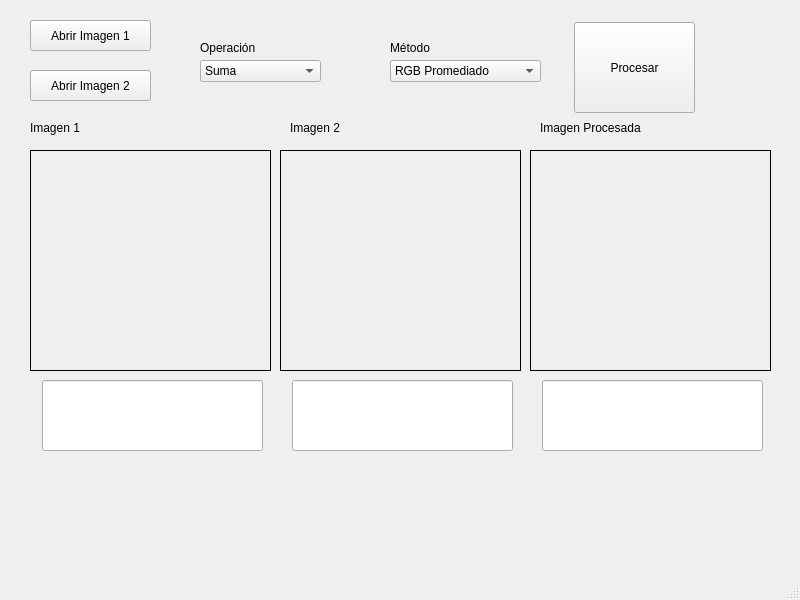
<?xml version="1.0" encoding="UTF-8"?>
<ui version="4.0">
 <class>MainWindow</class>
 <widget class="QMainWindow" name="MainWindow">
  <property name="geometry">
   <rect>
    <x>0</x>
    <y>0</y>
    <width>800</width>
    <height>600</height>
   </rect>
  </property>
  <property name="windowTitle">
   <string>Operaciones Aritméticas</string>
  </property>
  <widget class="QWidget" name="centralwidget">
   <widget class="QPushButton" name="procesar">
    <property name="geometry">
     <rect>
      <x>574</x>
      <y>22</y>
      <width>121</width>
      <height>91</height>
     </rect>
    </property>
    <property name="text">
     <string>Procesar</string>
    </property>
   </widget>
   <widget class="QPushButton" name="path_im1">
    <property name="geometry">
     <rect>
      <x>30</x>
      <y>20</y>
      <width>121</width>
      <height>31</height>
     </rect>
    </property>
    <property name="text">
     <string>Abrir Imagen 1</string>
    </property>
   </widget>
   <widget class="QPushButton" name="path_im2">
    <property name="geometry">
     <rect>
      <x>30</x>
      <y>70</y>
      <width>121</width>
      <height>31</height>
     </rect>
    </property>
    <property name="text">
     <string>Abrir Imagen 2</string>
    </property>
   </widget>
   <widget class="QComboBox" name="metodo">
    <property name="geometry">
     <rect>
      <x>390</x>
      <y>60</y>
      <width>151</width>
      <height>22</height>
     </rect>
    </property>
    <item>
     <property name="text">
      <string>RGB Promediado</string>
     </property>
    </item>
    <item>
     <property name="text">
      <string>RGB Clampeado</string>
     </property>
    </item>
    <item>
     <property name="text">
      <string>YIQ Promediado</string>
     </property>
    </item>
    <item>
     <property name="text">
      <string>YIQ Clampeado</string>
     </property>
    </item>
    <item>
     <property name="text">
      <string>If Darker/ If lighter</string>
     </property>
    </item>
   </widget>
   <widget class="QComboBox" name="comboBox_2">
    <property name="geometry">
     <rect>
      <x>200</x>
      <y>60</y>
      <width>121</width>
      <height>22</height>
     </rect>
    </property>
    <item>
     <property name="text">
      <string>Suma</string>
     </property>
    </item>
    <item>
     <property name="text">
      <string>Resta</string>
     </property>
    </item>
   </widget>
   <widget class="QLabel" name="label">
    <property name="geometry">
     <rect>
      <x>200</x>
      <y>40</y>
      <width>71</width>
      <height>16</height>
     </rect>
    </property>
    <property name="text">
     <string>Operación</string>
    </property>
   </widget>
   <widget class="QLabel" name="label_2">
    <property name="geometry">
     <rect>
      <x>390</x>
      <y>40</y>
      <width>71</width>
      <height>16</height>
     </rect>
    </property>
    <property name="text">
     <string>Método</string>
    </property>
   </widget>
   <widget class="QLabel" name="imageLbl">
    <property name="geometry">
     <rect>
      <x>30</x>
      <y>150</y>
      <width>241</width>
      <height>221</height>
     </rect>
    </property>
    <property name="frameShape">
     <enum>QFrame::Box</enum>
    </property>
    <property name="text">
     <string/>
    </property>
   </widget>
   <widget class="QLabel" name="imageLbl_2">
    <property name="geometry">
     <rect>
      <x>280</x>
      <y>150</y>
      <width>241</width>
      <height>221</height>
     </rect>
    </property>
    <property name="frameShape">
     <enum>QFrame::Box</enum>
    </property>
    <property name="text">
     <string/>
    </property>
   </widget>
   <widget class="QLabel" name="imageLbl_3">
    <property name="geometry">
     <rect>
      <x>530</x>
      <y>150</y>
      <width>241</width>
      <height>221</height>
     </rect>
    </property>
    <property name="frameShape">
     <enum>QFrame::Box</enum>
    </property>
    <property name="text">
     <string/>
    </property>
   </widget>
   <widget class="QLabel" name="label_3">
    <property name="geometry">
     <rect>
      <x>30</x>
      <y>120</y>
      <width>71</width>
      <height>16</height>
     </rect>
    </property>
    <property name="text">
     <string>Imagen 1</string>
    </property>
   </widget>
   <widget class="QLabel" name="label_4">
    <property name="geometry">
     <rect>
      <x>290</x>
      <y>120</y>
      <width>71</width>
      <height>16</height>
     </rect>
    </property>
    <property name="text">
     <string>Imagen 2</string>
    </property>
   </widget>
   <widget class="QLabel" name="label_5">
    <property name="geometry">
     <rect>
      <x>540</x>
      <y>120</y>
      <width>171</width>
      <height>16</height>
     </rect>
    </property>
    <property name="text">
     <string>Imagen Procesada</string>
    </property>
   </widget>
   <widget class="QLineEdit" name="lineEdit">
    <property name="geometry">
     <rect>
      <x>42</x>
      <y>380</y>
      <width>221</width>
      <height>71</height>
     </rect>
    </property>
   </widget>
   <widget class="QLineEdit" name="lineEdit_2">
    <property name="geometry">
     <rect>
      <x>292</x>
      <y>380</y>
      <width>221</width>
      <height>71</height>
     </rect>
    </property>
   </widget>
   <widget class="QLineEdit" name="lineEdit_3">
    <property name="geometry">
     <rect>
      <x>542</x>
      <y>380</y>
      <width>221</width>
      <height>71</height>
     </rect>
    </property>
   </widget>
  </widget>
  <widget class="QMenuBar" name="menubar">
   <property name="geometry">
    <rect>
     <x>0</x>
     <y>0</y>
     <width>800</width>
     <height>21</height>
    </rect>
   </property>
  </widget>
  <widget class="QStatusBar" name="statusbar"/>
 </widget>
 <resources/>
 <connections/>
</ui>
